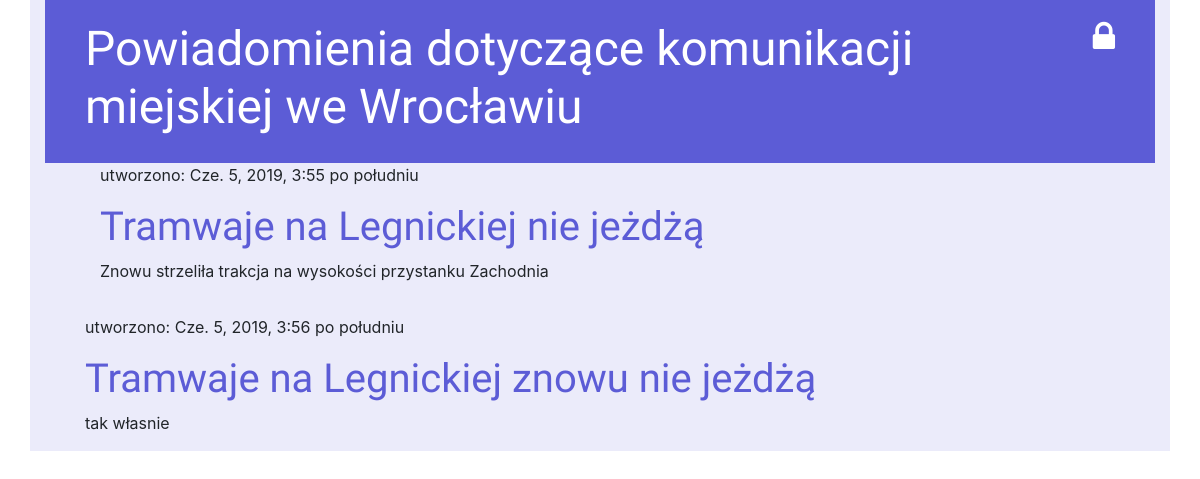
The app's page /drafts/, older data.
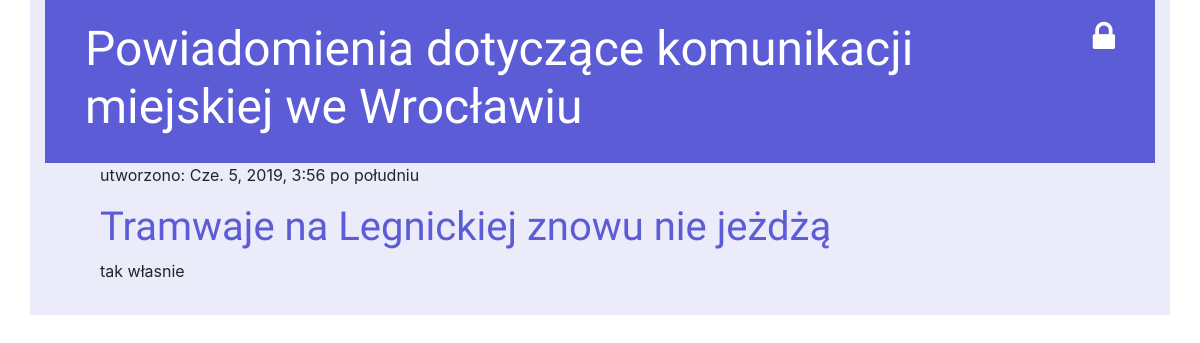
The same page, newer data.
### informant/models.py (models this page shows, shortened)
class Post(models.Model):
    author = models.ForeignKey('auth.User', on_delete=models.CASCADE)
    title = models.CharField(max_length=200)
    text = models.TextField()
    created_date = models.DateTimeField(
            default=timezone.now)
    published_date = models.DateTimeField(
            blank=True, null=True)

### informant/views.py (the view)
# urls.py: url(r'^drafts/$', views.post_draft_list, name='post_draft_list'),
def post_draft_list(request):
    posts = Post.objects.filter(published_date__isnull=True).order_by('created_date')
    return render(request,'informant/post_draft_list.html', {'posts': posts})

### informant/templates/informant/post_draft_list.html
{% extends 'informant/base.html' %}
    {% block content %}
    {% for post in posts %}<divclass="post">
    <pclass="date">utworzono: {{ post.created_date }}</p>
        <h1>
            <a href="{% url 'post_detail' pk=post.pk %}">{{ post.title }}</a>
        </h1>
        <p>{{ post.text|truncatechars:200 }}</p>
        </div>
    {% endfor %}
{% endblock %}

Row changes from the older to the newer data that the page shows:
no longer on this page (row edited): Post: created_date "Cze. 5, 2019, 3:55 po południu", title "Tramwaje na Legnickiej nie jeżdżą", text "Znowu strzeliła trakcja na wysokości przystanku Zachodnia"
